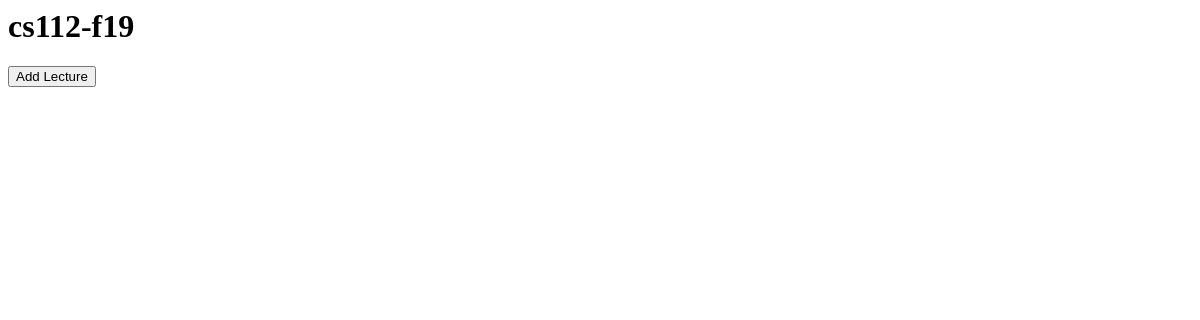
Before: /course/cs112-f19/ with the older database file.
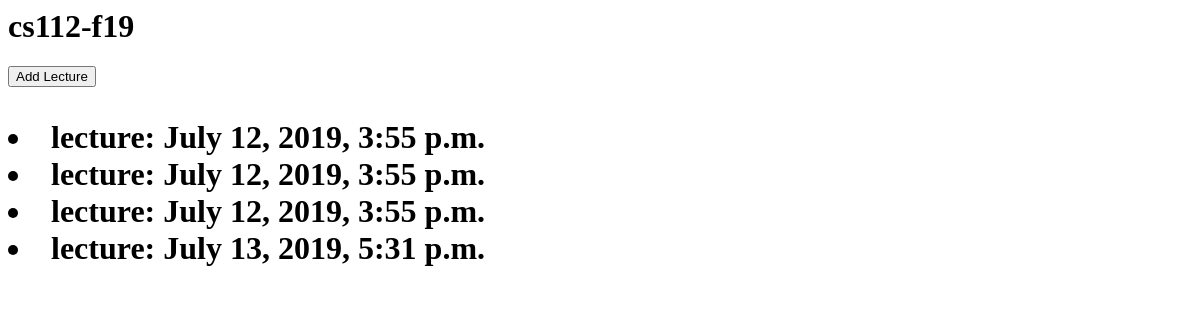
After: the same page with the newer database file.
### course/models.py (models this page shows, shortened)
class Course(models.Model):
	pub_date = models.DateTimeField('date published', default = timezone.now())
	course_title = models.CharField(max_length=50)
	course_title_slug = models.SlugField(
		max_length=50,
		null = True,
		unique = True,
		editable = False)

### lecture/models.py (models this page shows, shortened)
class Lecture(models.Model):
	lecture_title = models.CharField(max_length=20, default = 'default')
	pub_date = models.DateTimeField('date published', default = timezone.now())
	course = models.ForeignKey('course.Course', on_delete=models.CASCADE, null = True)

### course/views.py (the view)
# urls.py: path('<slug:course_title_slug>/', views.DetailView.as_view(), name='detail'),
class DetailView(generic.DetailView):
	model = Course
	template_name = 'course/detail.html'
	slug_field = 'course_title_slug'
	slug_url_kwarg = 'course_title_slug'
	def get_context_data(self, **kwargs):
		context = super().get_context_data(**kwargs)
		context['student_list'] = Student.objects.all()
		return context

### course/templates/course/detail.html (shortened to what this page needs)
{% load static %}
<link rel="stylesheet" type="text/css" href="{% static 'course/style.css' %}" />
<h1> {{course.course_title}} <h1>
<form action="{% url 'course:open_lecture' course.id %}" method = "POST" >
	<button type = "submit" class = "btn btn-default" >Add Lecture </button>
</form>
{% for lecture in course.lecture_set.all %}
	<li>{{ lecture.lecture_title }}: {{lecture.pub_date}}</li>
{% endfor %}

Changed rows visible on the page:
added Lecture: lecture_title "lecture", pub_date "July 12, 2019, 3:55 p.m."
added Lecture: lecture_title "lecture", pub_date "July 12, 2019, 3:55 p.m."
added Lecture: lecture_title "lecture", pub_date "July 12, 2019, 3:55 p.m."
added Lecture: lecture_title "lecture", pub_date "July 13, 2019, 5:31 p.m."
